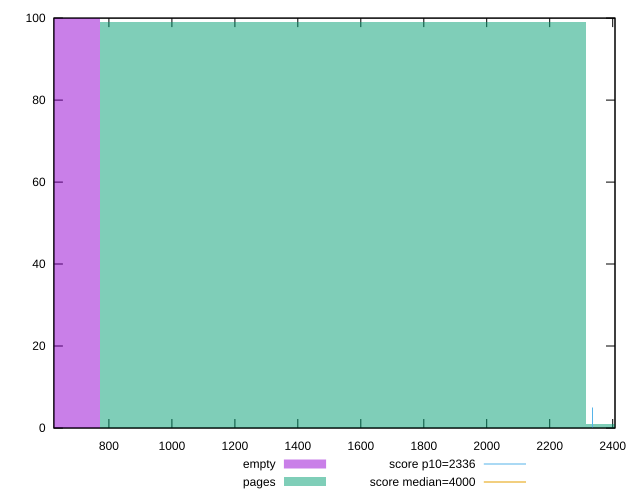

The gnuplot source for this figure:
reset

$empty <<EOF
0 100
EOF

$pages <<EOF
3085.356257269268 1
1542.678128634634 99
EOF

set key outside below
set boxwidth 1542.678128634634
set xrange [625.16225:2407.3655]
set yrange [0:100]
set style fill transparent solid 0.5 noborder

set parametric
set terminal svg size 640, 500 enhanced background rgb 'white'
set output "report_00007_2020-12-11T15:55:29.892Z/first-contentful-paint/comparison/histogram/0_vs_1.svg"

plot $empty title "empty" with boxes, \
     $pages title "pages" with boxes, \
     2336,t title "score p10=2336", \
     4000,t title "score median=4000"

reset
